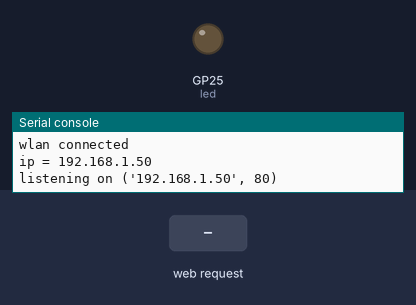
The program below on a simulated Raspberry Pi Pico running MicroPython. Parts: output pins drawn as LEDs (lit = HIGH), the last lines printed to the serial console. Inputs (shaded band) come from the test bench. WiFi joins after 1.5 s.

Above: at 3.2 s.
3.3 s: HTTP request GET /ledon received
At 4.5 s:
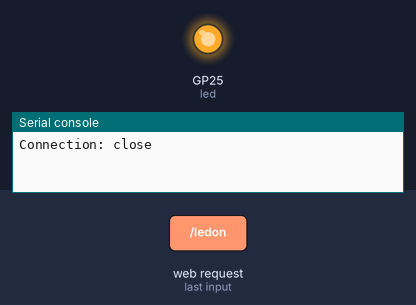
4.8 s: HTTP request GET /ledoff received
At 5.7 s:
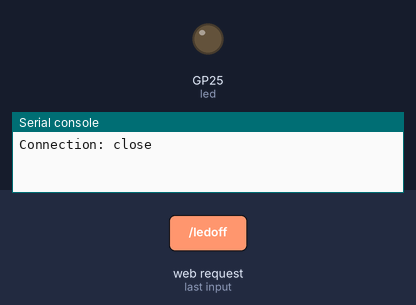
Timing chart, 0 to 7.8 s (numbered marks = the images above; inputs shaded):
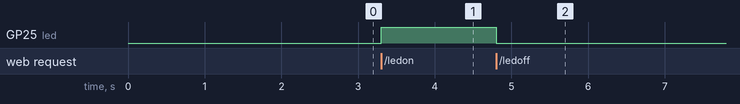

The program:

wifi_config.py
```python
# use web interface to control an LED

import utime
import network
import socket
# import urequests
from machine import Pin

ssid = '<SSID_here>'
password = '<wifi_password_here>'

# set WiFi to station interface
wlan = network.WLAN(network.STA_IF)
# activate the network interface
wlan.active(True)
# connect to wifi network
wlan.connect(ssid, password)

max_wait = 10
# wait for connection
while max_wait > 0:
    """
        0   STAT_IDLE -- no connection and no activity,
        1   STAT_CONNECTING -- connecting in progress,
        -3  STAT_WRONG_PASSWORD -- failed due to incorrect password,
        -2  STAT_NO_AP_FOUND -- failed because no access point replied,
        -1  STAT_CONNECT_FAIL -- failed due to other problems,
        3   STAT_GOT_IP -- connection successful.
    """
    if wlan.status() < 0 or wlan.status() >= 3:
        # connection successful
        break
    max_wait -= 1
    print('waiting for connection... ' + str(max_wait))
    utime.sleep(1)

# check connection
if wlan.status() != 3:
    # No connection
    raise RuntimeError('network connection failed')
else:
    # connection successful
    print('wlan connected')
    status = wlan.ifconfig()
    pico_ip = status[0]
    print('ip = ' + status[0])

# Open socket
# addr = socket.getaddrinfo('0.0.0.0', 80)[0][-1]
addr = (pico_ip, 80)
s = socket.socket()
s.bind(addr)
s.listen(1)
print('listening on', addr)

led = Pin("LED", Pin.OUT)
led.off()
led_state = False

# main loop
while True:
    client, client_addr = s.accept()
    raw_request = client.recv(1024)
    # translate byte string to normal string variable
    raw_request = raw_request.decode("utf-8")

    print("############# NEW REQUEST RECEIVED #############")
    print(raw_request)

    # break request into words (split at spaces)
    request_parts = raw_request.split()
    http_method = request_parts[0]
    request_url = request_parts[1]

    if request_url.find("/ledon") != -1:
        # turn LED on
        led_state = True
        led.on()
    elif request_url.find("/ledoff") != -1:
        # turn LED off
        led_state = False
        led.off()

    # If config request
    elif request_url.find("/config") != -1:
        #url = "http://www.example.org/default.html?ct=32&op=92&item=98"
        #url = url.split("?")[1]
        url = request_parts[-1]
        dict = {x[0] : x[1] for x in [x.split("=") for x in url[1:].split("&") ]}
        hr_z_1 = dict["name"]
        hr_z_2 = dict["lname"]
        print(dict)

    else:
        # do nothing
        pass

    led_state_text = "OFF"
    if led_state:
        led_state_text = "ON"

    file = open("config.html")
    html = file.read()
    file.close()

    html = html.replace('**ledState**', led_state_text)
    html = html.replace('**hrZone1**', "123")
    html = html.replace('**hrZone2**', "456")
    html = html.replace('**hrZone3**', "789")
    html = html.replace('**threshold**', "7")
    client.send(html)
    client.close()
```

Measured:
- after the input at 3.3 s, GP25 (led): LOW → HIGH at once
- after the input at 4.8 s, GP25 (led): HIGH → LOW at once
